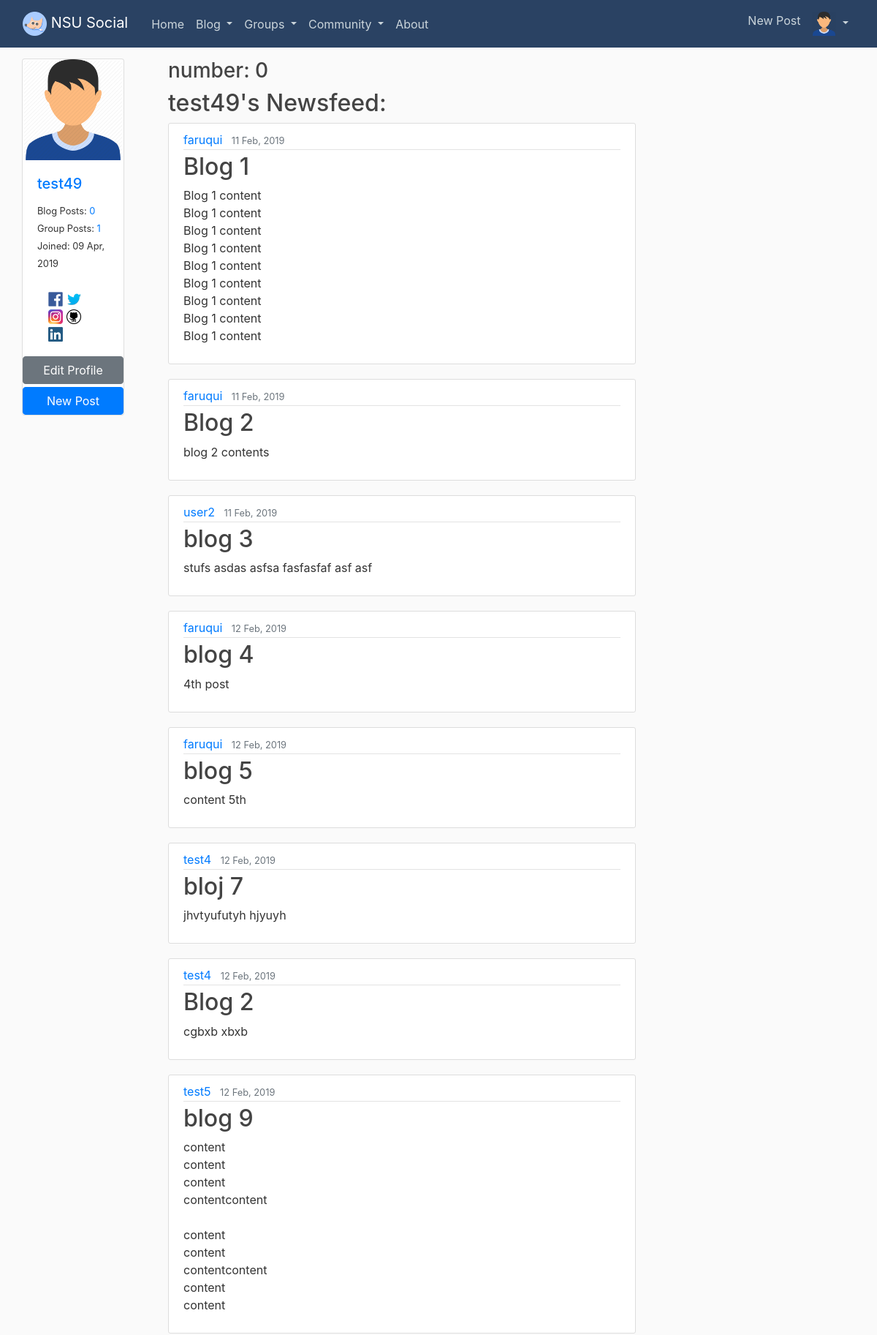
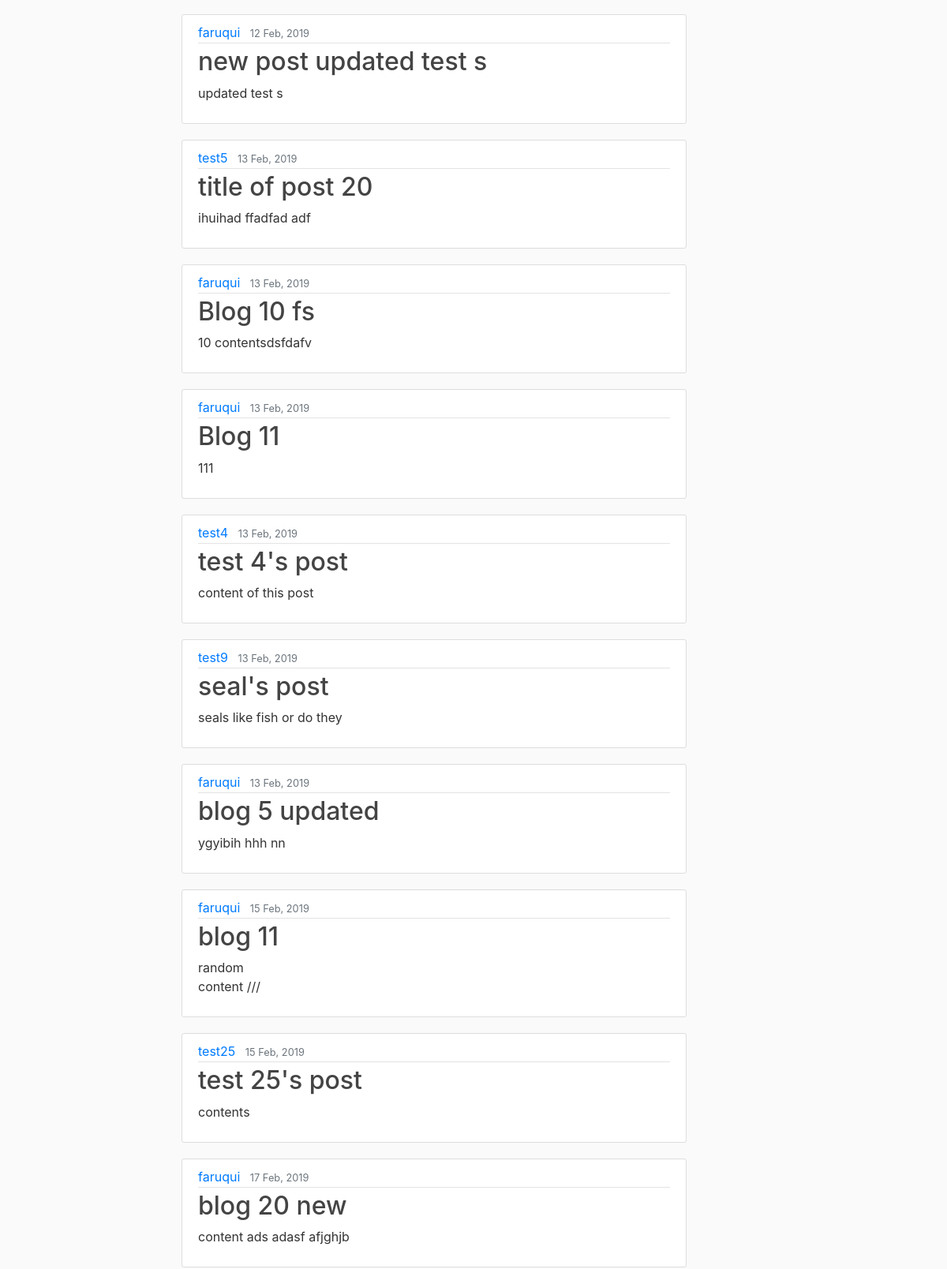
/newsfeed/ (signed in, upper part), run on the app's committed database (2 pictures, top to bottom).
### users/models.py (models this page shows, shortened)
class Profile(models.Model):
    user = models.OneToOneField(User, on_delete=models.CASCADE)
    nsu_id = models.IntegerField(null = True)
    image = models.ImageField(default='profile_pics/default.jpg', upload_to='profile_pics')
    status = models.CharField(max_length = 100, default = 'Status')
    bio = models.TextField(default = 'Bio')
    date_registered = models.DateTimeField(default=timezone.now)
    fb_link = models.URLField(default = 'https://www.facebook.com/')
    insta_link = models.URLField(default = 'https://www.instagram.com/')
    git_link = models.URLField(default = 'https://github.com/')
    linkedin_link = models.URLField(default = 'https://bd.linkedin.com/')
    twitter_link = models.URLField(default = 'https://twitter.com/')

### blog/models.py (models this page shows, shortened)
class Post(models.Model):
    title = models.CharField(max_length = 100)
    content = models.TextField()
    date_posted = models.DateTimeField(default=timezone.now)
    date_updated = models.DateTimeField(default=timezone.now)
    author = models.ForeignKey(User,related_name="post", on_delete=models.CASCADE)

### blog/views.py (the view)
# urls.py: path('newsfeed/', views.newsfeed, name = 'blog-newsfeed'),
def newsfeed(request):
    num = Student.objects.filter(email = "faruqui").count()
    context = {
        'posts' : Post.objects.all(),
        'num' : num,
        'students' : Student.objects.all(),
        'title' : 'Newsfeed',
    }
    return render(request, 'blog/newsfeed.html', context)

### blog/templates/blog/newsfeed.html
{% extends "blog/base.html" %}
{% block content %}
{% if user.is_authenticated %}
  <h3>number: {{ num }}</h3>
  <h2>{{ user.username }}'s Newsfeed:</h2>
    {% for post in posts %}
        <article class="media content-section">
          <div class="media-body">
            <div class="article-metadata">
              <a class="mr-2" href="#">{{ post.author }}</a>
              <small class="text-muted">{{ post.date_posted|date:"d M, Y" }}</small>
            </div>
            <h2><a class="article-title" href="#">{{ post.title }}</a></h2>
            <p class="article-content">{{ post.content }}</p>
          </div>
        </article>
    {% endfor %}
{% else %}
  <h2>Login to see your news feed</h2>
{% endif %}
{% endblock content %}

### blog/templates/blog/base.html (shortened to what this page needs)
{% load static %}
<!DOCTYPE html>
<html>
<head>
    <link rel="stylesheet" href="https://maxcdn.bootstrapcdn.com/bootstrap/4.0.0/css/bootstrap.min.css">
    <link rel="stylesheet" type="text/css" href="{% static 'blog/main.css' %}">
</head>
<body>
<header class="site-header">
  <nav class="navbar navbar-expand-md navbar-dark bg-steel fixed-top">
    <div class="container-fluid">
      <a class="navbar-brand mr-4" href="{% url 'blog-home' %}">
        <img src="{% static 'blog/icon.png' %}" height="33px">  NSU Social</a>
      <div class="collapse navbar-collapse" id="navbarToggle">
        <div class="navbar-nav mr-auto">
          <a class="nav-item nav-link" href="{% url 'blog-home' %}">Home</a>
          {% if user.is_authenticated %}
            <li class="nav-item dropdown">
              <a class="nav-link dropdown-toggle" href="#" id="navbardrop" data-toggle="dropdown">
                Blog
              </a>
            </li>
            <li class="nav-item dropdown">
              <a class="nav-link dropdown-toggle" href="{% url 'groups:all' %}" id="navbardrop" data-toggle="dropdown">
                Groups
              </a>
            </li>
            <li class="nav-item dropdown">
              <a class="nav-link dropdown-toggle" href="#" id="navbardrop" data-toggle="dropdown">
                Community
              </a>
            </li>
          {% endif %}
          <a class="nav-item nav-link" href="{% url 'blog-about' %}">About</a>
        </div>
        <div class="navbar-nav">
          {% if user.is_authenticated %}
            <a class="nav-item nav-link" href="{% url 'profile' %}"></a>
            <a class="nav-item nav-link" href="{% url 'post-create' %}">New Post</a>
            <li class="nav-item dropdown">
              <a class="nav-link dropdown-toggle" href="#" id="navbardrop" data-toggle="dropdown">
                <img src="{{ user.profile.image.url }}" height="33px">
              </a>
            </li>
          {% else %}
            <a class="nav-item nav-link" href="{% url 'login' %}">Login</a>
            <a class="nav-item nav-link" href="{% url 'register' %}">Register</a>
          {% endif %}
        </div>
      </div>
    </div>
  </nav>
</header>
    <main role="main" class="container-fluid">
      <div class="row">
        <div class=" col-md-2">
          <div class="container">
            {% if user.is_authenticated %}
              <div class="card">
                <img class="card-img-top" src="{{ user.profile.image.url }}" alt="Card image cap">
                <div class="card-body">
                  <h5 class="card-title"><a href="{% url 'user-detail' user.profile.id %}">{{ user.username }}</a></h5>
                  <small>Blog Posts: <a href="{% url 'user-posts' user.username %}">{{ user.post.count }}</a></small><br>
                  <small>Group Posts: <a href="{% url 'posts:for_user' username=user.username %}">{{ user.posts.count }}</a></small><br>
                  <small>Joined: {{ user.profile.date_registered|date:"d M, Y"  }}</small><br>
                  <br>
                  <div class="container">
                    <a href="{{ user.profile.fb_link }}">
                      <img src="{% static 'logo/fblogo.png' %}" height="20px"  alt="">
                    </a>
                    <a href="{{ user.profile.twitter_link }}">
                      <img src="{% static 'logo/twitter.jpg' %}" height="20px"  alt="">
                    </a>
                    <a href="{{ user.profile.insta_link }}">
                      <img src="{% static 'logo/insta.png' %}" height="20px"  alt="">
                    </a>
                    <a href="{{ user.profile.git_link }}">
                      <img src="{% static 'logo/git.png' %}" height="20px"  alt="">
                    </a>
                    <a href="{{ user.profile.linkedin_link }}">
                      <img src="{% static 'logo/linkedin.png' %}" height="20px"  alt="">
                    </a>
                  </div>
                </div class="container">
                <a href="{% url 'editprofile' %}" class="btn btn-secondary mb-1">Edit Profile</a>
                <a href="{% url 'post-create' %}" class="btn btn-primary">New Post</a>
              </div>
            {% endif %}
          </div>
        </div>
        <div class="col-md-7">
          <div class="container">
            {% block content %}{% endblock %}
          </div>
        </div>
        <div class="col-md-3">
        </div>
      </div>
    </main>
</body>
</html>

### blog/static/blog/main.css (style rules this page uses)
body { background: #fafafa; color: #333333; margin-top: 5rem; }
h1, h2, h3, h4, h5, h6 { color: #444444; }
.bg-steel { background-color: #2a4263; }
.site-header .navbar-nav .nav-link { color: #cbd5db; }
.content-section { background: #ffffff; padding: 10px 20px; border: 1px solid #dddddd; border-radius: 3px; margin-bottom: 20px; }
.article-title { color: #444444; }
.article-content { white-space: pre-line; }
.article-metadata { padding-bottom: 1px; margin-bottom: 4px; border-bottom: 1px solid #e3e3e3 }

### data on the page
Post: author "faruqui", date_posted "11 Feb, 2019", title "Blog 1", content "Blog 1 content Blog 1 content Blog 1 content Blog 1 content Blog 1 content Blog 1 content Blog 1 content Blog 1 content Blog 1 content"
Post: author "faruqui", date_posted "11 Feb, 2019", title "Blog 2", content "blog 2 contents"
Post: author "user2", date_posted "11 Feb, 2019", title "blog 3", content "stufs asdas asfsa fasfasfaf asf asf"
Post: author "faruqui", date_posted "12 Feb, 2019", title "blog 4", content "4th post"
Post: author "faruqui", date_posted "12 Feb, 2019", title "blog 5", content "content 5th"
Post: author "test4", date_posted "12 Feb, 2019", title "bloj 7", content "jhvtyufutyh hjyuyh"
Post: author "test4", date_posted "12 Feb, 2019", title "Blog 2", content "cgbxb xbxb"
Post: author "test5", date_posted "12 Feb, 2019", title "blog 9", content "content content content contentcontent content content contentcontent content content"
Post: author "faruqui", date_posted "12 Feb, 2019", title "new post updated test s", content "updated test s"
Post: author "test5", date_posted "13 Feb, 2019", title "title of post 20", content "ihuihad ffadfad adf"
Post: author "faruqui", date_posted "13 Feb, 2019", title "Blog 10 fs", content "10 contentsdsfdafv"
Post: author "faruqui", date_posted "13 Feb, 2019", title "Blog 11", content "111"
Post: author "test4", date_posted "13 Feb, 2019", title "test 4's post", content "content of this post"
Post: author "test9", date_posted "13 Feb, 2019", title "seal's post", content "seals like fish or do they"
Post: author "faruqui", date_posted "13 Feb, 2019", title "blog 5 updated", content "ygyibih hhh nn"
Post: author "faruqui", date_posted "15 Feb, 2019", title "blog 11", content "random content ///"
Post: author "test25", date_posted "15 Feb, 2019", title "test 25's post", content "contents"
Post: author "faruqui", date_posted "17 Feb, 2019", title "blog 20 new", content "content ads adasf afjghjb"

### other printed values
{{ user.username }} "test49"
{{ user.post.count }} "0"
{{ user.posts.count }} "1"
{{ user.profile.date_registered|date:"d M, Y" }} "09 Apr, 2019"
{{ num }} "0"
